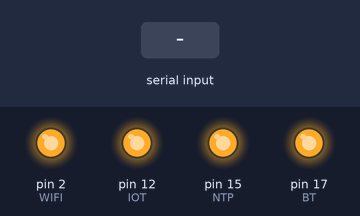
A sketch run on a simulated Arduino Uno, built with avr-gcc and run on an emulated ATmega328P. Parts: output pins drawn as LEDs (lit = HIGH). The test bench sets the inputs (shaded band).

Above: at 1.2 s.
1.3 s: "a" received over Serial
At 2.5 s:
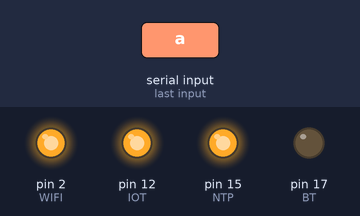
2.8 s: "w" received over Serial
At 3.8 s:
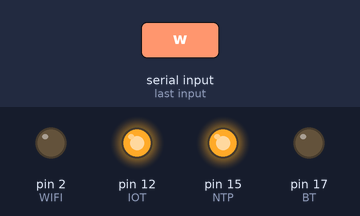
4.3 s: "s" received over Serial
At 4.9 s:
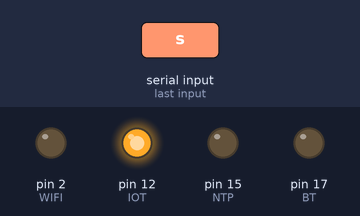
5.8 s: "d" received over Serial
At 6.1 s:
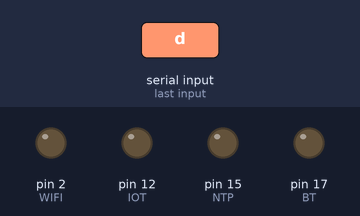
Timing chart, 0 to 8.3 s (numbered marks = the images above; inputs shaded):
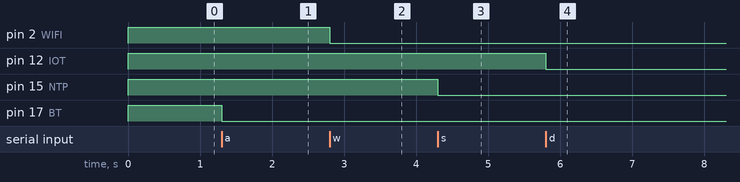

Measured:
- after the input at 1.3 s, pin 17 (BT): HIGH → LOW at once
- after the input at 2.8 s, pin 2 (WIFI): HIGH → LOW at once
- after the input at 4.3 s, pin 15 (NTP): HIGH → LOW at once
- after the input at 5.8 s, pin 12 (IOT): HIGH → LOW at once

The sketch:

Lab2_5.ino
```cpp
const int BT = 17;
const int WIFI = 2;
const int NTP = 15;
const int IOT = 12;
void setup() {
  Serial.begin(115200);
  pinMode(BT, OUTPUT);
  pinMode(WIFI, OUTPUT);
   pinMode(NTP, OUTPUT);
    pinMode(IOT, OUTPUT);
  digitalWrite(BT, HIGH);
  digitalWrite(WIFI, HIGH);
  digitalWrite(NTP, HIGH);
  digitalWrite(IOT, HIGH);
}
void loop() {
  char ch = Serial.read();
  if (ch == 'a') {
    digitalWrite(BT, LOW);
  }
  if (ch == 'w') {
    digitalWrite(WIFI, LOW);
  }
    if (ch == 's') {
    digitalWrite(NTP, LOW);
  }
   if (ch == 'd') {
    digitalWrite(IOT, LOW);
   }
}
```
